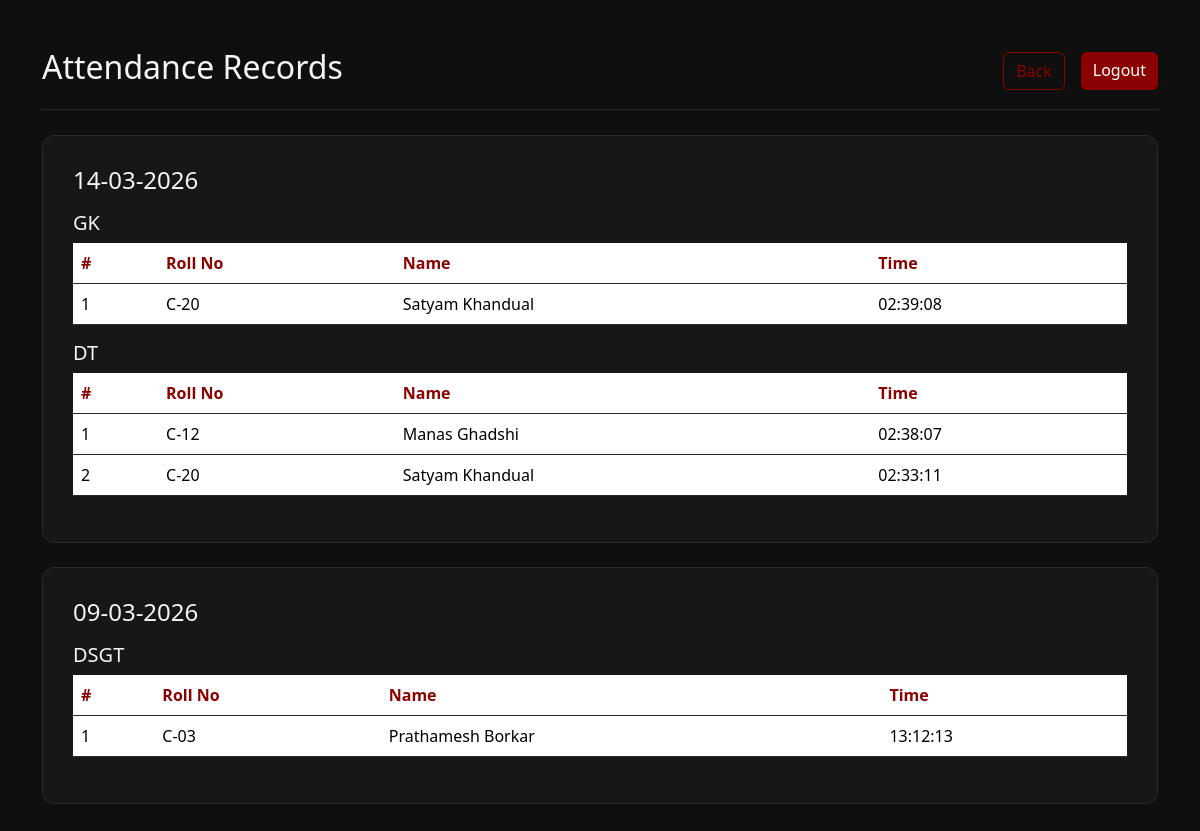
/attendance (signed in), run on an earlier commit of the app's database.
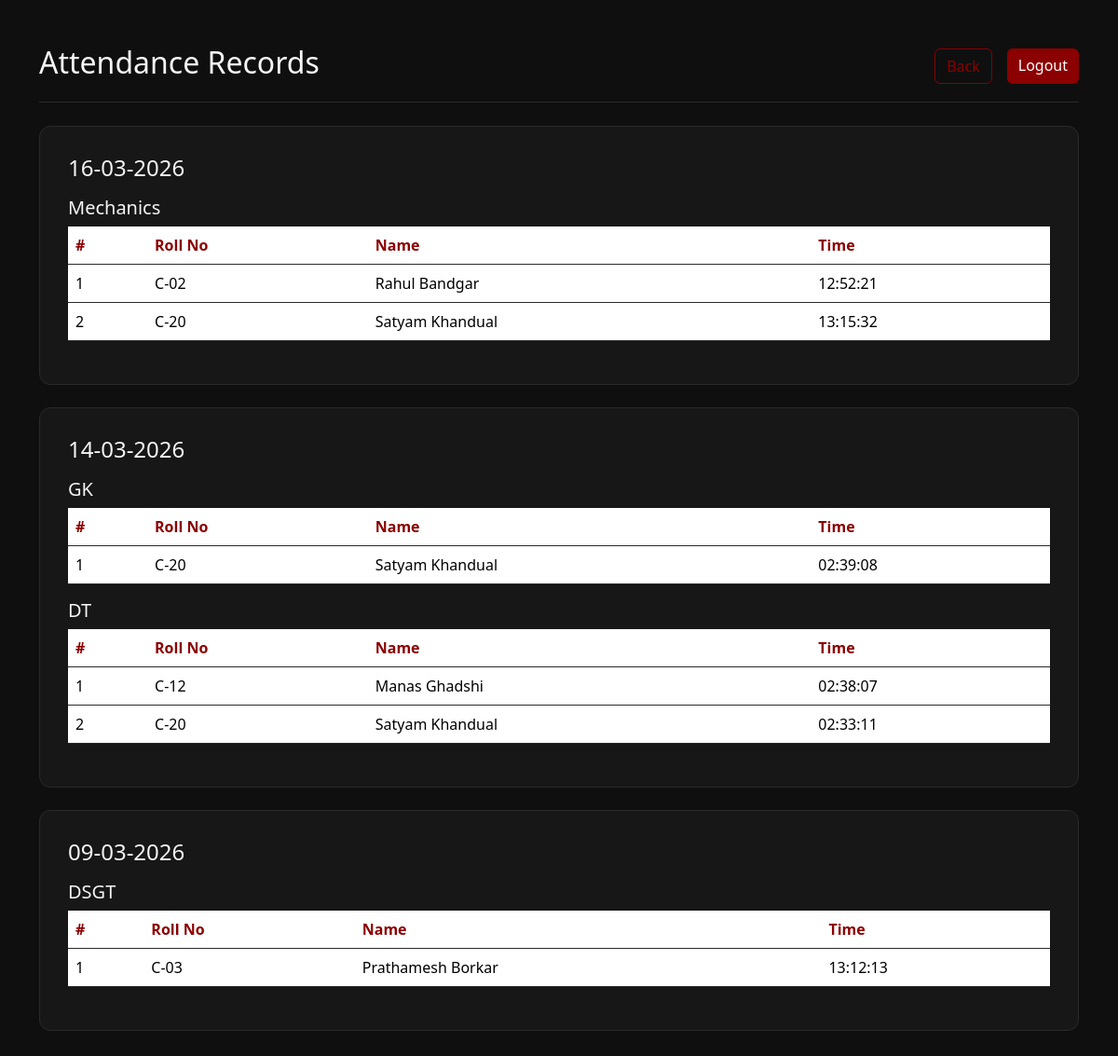
And on a later commit of the database.
### tables this page shows
CREATE TABLE attendance (
            id INTEGER PRIMARY KEY AUTOINCREMENT,
            name TEXT,
            lecture_name TEXT,
            time TEXT,
            UNIQUE(name, lecture_name)
        );

### app.py (the view)
@app.route("/attendance")
@login_required
def attendance_page():
    conn = sqlite3.connect(DB_FILE, timeout=10)
    cur = conn.cursor()
    cur.execute("""
        SELECT name, lecture_name, time
        FROM attendance
        ORDER BY DATE(time) DESC, lecture_name DESC, name ASC
    """)
    rows = cur.fetchall()
    conn.close()
    from collections import OrderedDict
    import re
    grouped = OrderedDict()
    for full_name, lecture_name, time_str in rows:
        match = re.match(r'^(.+?)\s*\((\S+)\)$', full_name)
        if match:
            display_name = match.group(1).strip()
            roll_no = match.group(2)
        else:
            display_name = full_name
            roll_no = '-'
        if ' ' in time_str:
            date_part, time_part = time_str.split(' ', 1)
        else:
            date_part = time_str
            time_part = ''
        try:
            date_part = datetime.strptime(date_part, "%Y-%m-%d").strftime("%d-%m-%Y")
        except ValueError:
            pass
        if date_part not in grouped:
            grouped[date_part] = OrderedDict()
        if lecture_name not in grouped[date_part]:
            grouped[date_part][lecture_name] = []
        grouped[date_part][lecture_name].append({
            'name': display_name,
            'roll_no': roll_no,
            'time': time_part,
        })
    return render_template(
        "attendance.html",
        grouped=grouped
    )

### app.py (called while the page is built)
@login_manager.user_loader
def load_user(user_id):
    conn = sqlite3.connect(DB_FILE, timeout=10)
    cur = conn.cursor()
    cur.execute("SELECT id, email FROM users WHERE id=?", (user_id,))
    user = cur.fetchone()
    conn.close()
    if user:
        return User(user[0], user[1])
    return None

### templates/attendance.html (shortened to what this page needs)
<!DOCTYPE html>
<html>
<head>
  <link rel="stylesheet" href="{{ url_for('static', filename='style.css') }}">
  <link href="https://cdn.jsdelivr.net/npm/bootstrap@5.3.3/dist/css/bootstrap.min.css" rel="stylesheet"/>
</head>
<body>
<div class="container py-5">
  <div class="top-bar d-flex justify-content-between align-items-center">
    <h2>Attendance Records</h2>
    <div class="d-flex gap-3">
      <a href="/" class="btn btn-outline-crimson">Back</a>
      <a href="/logout" class="btn btn-crimson">Logout</a>
    </div>
  </div>
  {% for date, sessions in grouped.items() %}
  <div class="custom-card mb-4">
    <h4 class="mb-3">{{ date }}</h4>
    {% for session_name, students in sessions.items() %}
    <h5 class="mt-3 mb-2">{{ session_name }}</h5>
    <table class="table">
      <thead>
        <tr>
          <th>#</th>
          <th>Roll No</th>
          <th>Name</th>
          <th>Time</th>
        </tr>
      </thead>
      <tbody>
        {% for s in students %}
        <tr>
          <td>{{ loop.index }}</td>
          <td>{{ s.roll_no }}</td>
          <td>{{ s.name }}</td>
          <td>{{ s.time }}</td>
        </tr>
        {% endfor %}
      </tbody>
    </table>
    {% endfor %}
  </div>
  {% else %}
  <div class="custom-card">
    <p>No attendance records found.</p>
  </div>
  {% endfor %}
</div>
</body>
</html>

### static/style.css (style rules this page uses)
:root { --bg-main: #0f0f0f; --bg-card: #171717; --border-color: #2a2a2a; --accent: #8B0000; --accent-hover: #b30000; --text-main: #f5f5f5; --text-muted: #9a9a9a; }
body { background-color: var(--bg-main) !important; color: var(--text-main) !important; font-family: "Sora",sans-serif; margin: 0; }
.container { background-color: transparent !important; }
.top-bar { border-bottom: 1px solid var(--border-color); padding-bottom: 15px; margin-bottom: 25px; }
.custom-card, .container-box { background-color: var(--bg-card); border: 1px solid var(--border-color); border-radius: 12px; padding: 30px; }
.btn-crimson { background-color: var(--accent) !important; border: none !important; color: white !important; padding: 10px 18px; border-radius: 8px; font-weight: 600; cursor: pointer; }
.btn-outline-crimson { border: 1px solid var(--accent) !important; color: var(--accent) !important; background: transparent !important; padding: 10px 18px; border-radius: 8px; }
table { background-color: var(--bg-card) !important; color: white !important; }
th { color: var(--accent) !important; }
tr { border-color: var(--border-color) !important; }
a { color: var(--accent); text-decoration: none; }

What changed in the data, as far as the page shows it:
added attendance: lecture_name "Mechanics", roll_no "C-02" "C-20", name "Rahul Bandgar" "Satyam Khandual", time "12:52:21" "13:15:32", shown under "16-03-2026"
Also different on the page:
new list line: "16-03-2026"
